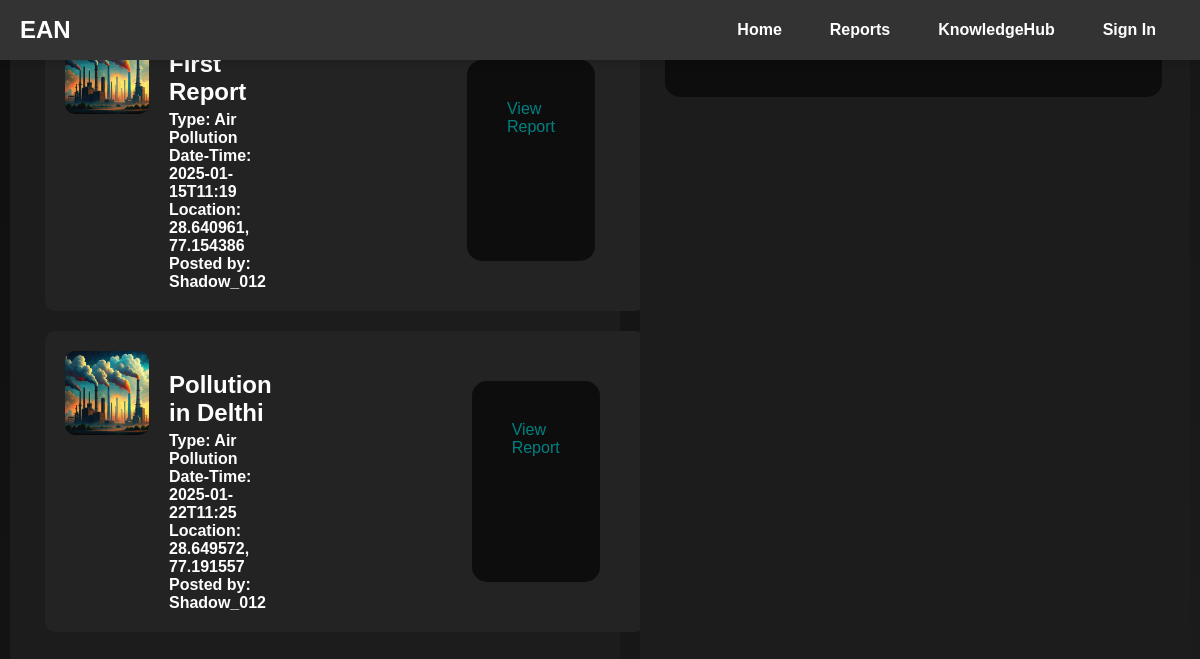
The app's page /Reports/, older data.
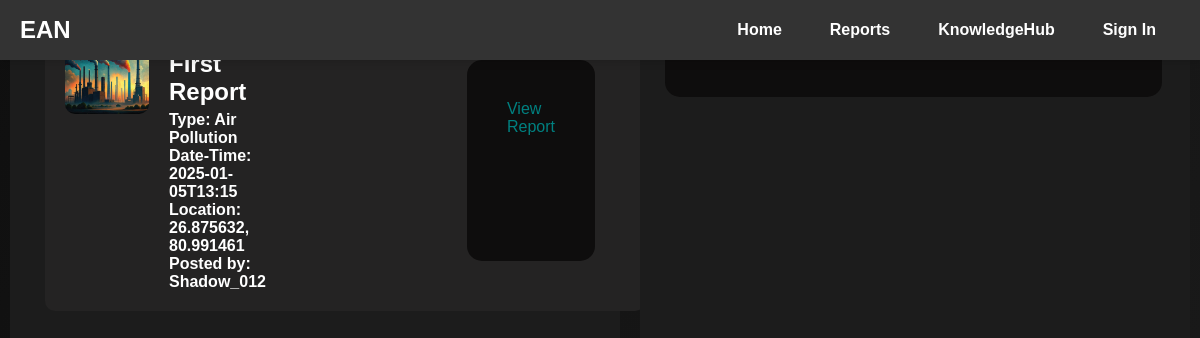
The same page, newer data.
### Application/app.py (models this page shows, shortened)
class Report(Database.Model):
    Id = Database.Column(Database.Integer, primary_key=True)
    Title = Database.Column(Database.String(200), nullable=False)
    Description = Database.Column(Database.String(2000), nullable=False)
    Type = Database.Column(Database.String(200), nullable=False)
    DateTime = Database.Column(Database.String(200), nullable=False)
    Location = Database.Column(Database.String(600), nullable=False)
    PostedBy = Database.Column(Database.String(200), nullable=False)

### Application/app.py (the view)
@app.route('/Reports/', methods=['GET', 'POST'])
def Reports():
    Reports = Report.query.order_by(Report.DateTime).all()
    return render_template("Reports.html", Reports=Reports)

### Application/templates/Reports.html (shortened to what this page needs)
{%extends "base.html" %}
{%block head%}
<link rel= "stylesheet" href="{{url_for('static', filename='Reports.css')}}">
{%endblock%}
{%block content%}
<div class="container">
    {% if Reports | length < 1 %}
    <div>
        <h1>No Reports Found</h1>
    </div>
    {% else %}
        {% for report in Reports %}
            <div class="Card Report">
                <img src="{{url_for('static', filename='Images/Report.png')}}" alt="Report Image" class="ReportImage">
                <div>
                    <h2>{{report.Title}}</h2>
                    <h4>Type: {{report.Type}}</h4>
                    <h4>Date-Time: {{report.DateTime}}</h4>
                    <h4>Location: {{report.Location}}</h4>
                    <h4>Posted by: {{report.PostedBy}}</h4>
                </div>
                <a href="{{url_for('CreateReport')}}" class="button">View Report</a>
            </div>
        {% endfor %}
    {% endif %}
</div>
<div class="container Section">
    <a href="{{url_for('CreateReport')}}">Create Report</a>
</div>
{%endblock%}

### Application/templates/Base.html (shortened to what this page needs)
<!DOCTYPE html>
<html lang="en">
<head>
    <link rel= "stylesheet" href="{{url_for('static', filename='Base.css')}}">
    {% block head %}
    {% endblock %}
</head>
<body>
    <header>
        <nav>
            <div class="logo">
                <h4>EAN</h4>
            </div>
            <ul class="nav-links">
                <li><a href="{{url_for('Home')}}">Home</a></li>
                <li><a href="{{url_for('Reports')}}">Reports</a></li>
                <li><a href="{{url_for('KnowledgeHub')}}">KnowledgeHub</a></li>
                <li><a href="{{url_for('SignIn')}}">Sign In</a></li>
            </ul>
        </nav>
    </header>
    {% block content %}
    {% endblock %}
</body>
</html>

### Application/static/Base.css (style rules this page uses)
body { font-family: 'Arial', sans-serif; margin: 0; padding: 0; background: linear-gradient(135deg, #0f0f0f, #1c1c1c); color: #1c1c1c; display: flex; justify-content: center; align-items: center; height: 100vh; box-sizing: border-box; }
a { text-decoration: none; color: #333; transition: color 0.3s; }
header { background-color: #333; color: #fff; padding: 1rem 0; position: fixed; width: 100%; top: 0; z-index: 1000; box-shadow: 0px 4px 6px rgba(0, 0, 0, 0.1); }
nav { display: flex; justify-content: space-between; align-items: center; max-width: 1200px; margin: 0 auto; padding: 0 20px; }
.logo h4 { margin: 0; font-size: 1.5rem; }
.nav-links { list-style: none; display: flex; margin: 0; padding: 0; }
.nav-links li { margin: 0 1rem; }
.nav-links a { color: #fff; font-size: 1rem; font-weight: bold; padding: 0.5rem; border-radius: 4px; transition: background-color 0.3s; }

### Application/static/Reports.css (style rules this page uses)
body { font-family: 'Arial', sans-serif; margin: 0; padding: 0; background: linear-gradient(135deg, #0f0f0f, #1c1c1c); color: #1c1c1c; display: flex; justify-content: center; align-items: center; height: 100vh; box-sizing: border-box; }
.container { max-width: 1200px; width: 100%; max-height: 1000px; height: 100%; margin: 10px; padding: 20px 25px; background: #1c1c1c; border-radius: 10px; }
.Card { max-width: 1140px; width: 100%; padding: 20px 20px; background: hsl(0, 1%, 14%); border-radius: 10px; margin: 10px; font-family:'Lucida Sans', 'Lucida Sans Regular', 'Lucida Grande', 'Lucida Sans Unicode', Geneva, Verdana, sans-serif; display:inline-flex; }
.Card img { width: 15%; height: 15%; border-radius: 10px; }
.Card div { margin-left: 20px; color: #ffffff; }
.Card div h2 { margin-bottom: 5px; }
.Card div h4 { margin: 0; }
.button { font-family: 'Lucida Sans', 'Lucida Sans Regular', 'Lucida Grande', 'Lucida Sans Unicode', Geneva, Verdana, sans-serif; margin: 30px; margin-left: 200px; padding: 40px 40px; border-radius: 15px; color: teal; background-color: #0e0d0d; text-decoration: none; }
.Section { max-width: 500px; width: 100%; }
.Section a { padding: 40px 198px; border-radius: 15px; color: teal; background-color: #0e0d0d; text-decoration: none; position: relative; top: 5%; }

Row changes from the older to the newer data that the page shows:
removed Report: Title "Pollution in Delthi", Type "Air Pollution", DateTime "2025-01-22T11:25", Location "28.649572, 77.191557", PostedBy "Shadow_012"
changed Report "First Report": DateTime "2025-01-15T11:19" → "2025-01-05T13:15"; Location "28.640961, 77.154386" → "26.875632, 80.991461"
